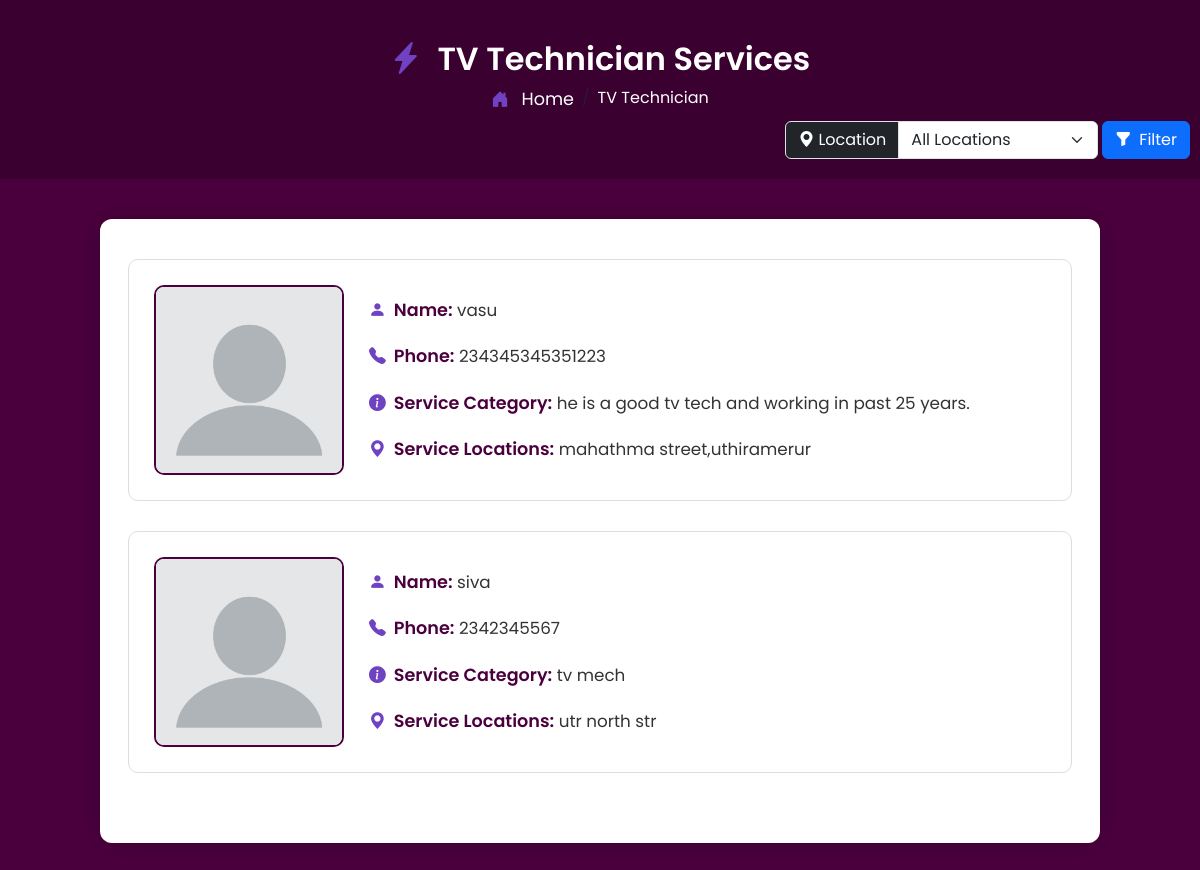
Page /tv/ on the earlier database version.
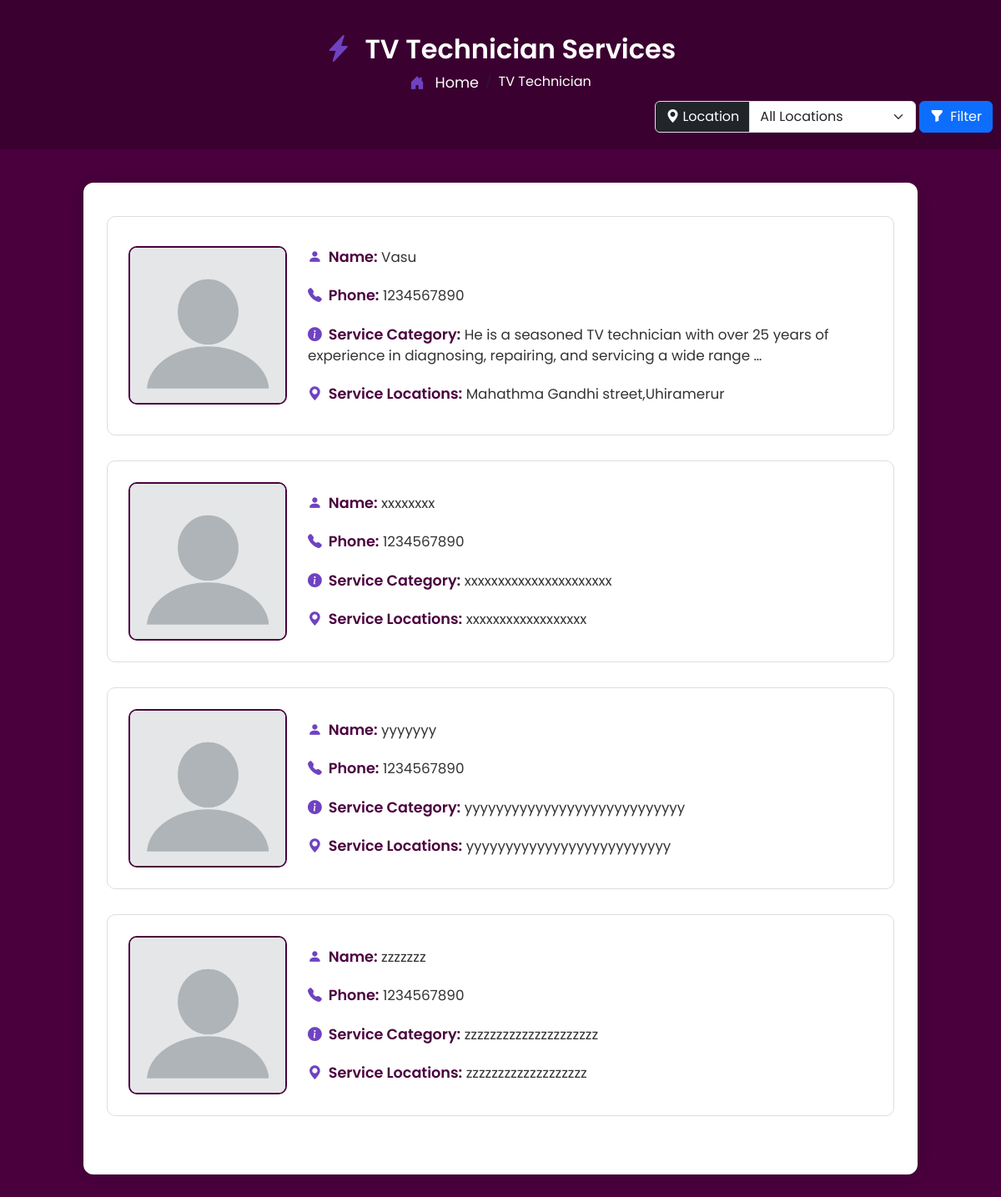
Same page on the later database version.
### myapp/models.py (models this page shows, shortened)
class Service(models.Model):
    SERVICE_CHOICES = [
        ('PLUMBER', 'Plumber'),
        ('ELECTRICIAN', 'Electrician'),
        ('CARPENTER', 'Carpenter'),
        ('TV TECH', 'TV Technician'),
    ]
    name = models.CharField(max_length=100)
    service_type = models.CharField(max_length=50, choices=SERVICE_CHOICES)
    description = models.TextField()
    address = models.CharField(max_length=255, blank=True, null=True)
    contact_no = models.CharField(max_length=15, blank=True, null=True)
    created_at = models.DateTimeField(auto_now_add=True)
    updated_at = models.DateTimeField(auto_now=True)

### myapp/views.py (the view)
# urls.py: path('tv/', views.tvtech, name='tvtech'),
def tvtech(request):
    selected_location = request.GET.get('location', '')
    services = Service.objects.filter(service_type='TV TECH')
    if selected_location:
        services = services.filter(address__icontains=selected_location)
    locations = Service.objects.filter(service_type='TV TECH') \
                               .values_list('address', flat=True).distinct()
    return render(request, 'tvtech.html', {
        'services': services,
        'locations': locations,
    })

### templates/tvtech.html (shortened to what this page needs)
{% load static %}
<!DOCTYPE html>
<html lang="en">
<head>
    <link href="https://cdn.jsdelivr.net/npm/bootstrap@5.3.3/dist/css/bootstrap.min.css" rel="stylesheet">
    <link href="https://cdn.jsdelivr.net/npm/bootstrap-icons@1.10.5/font/bootstrap-icons.css" rel="stylesheet">
    <link rel="stylesheet" href="{% static 'css/tvtech.css' %}">
</head>
<body>
    <div class="profile-header">
        <h2><i class="bi bi-lightning-charge-fill icon"></i> TV Technician Services</h2>
        <nav aria-label="breadcrumb">
            <ol class="breadcrumb mb-2">
                <li class="breadcrumb-item">
                    <a href="{% url 'homepage' %}">
                        <i class="bi bi-house-door-fill icon"></i> Home
                    </a>
                </li>
                <li class="breadcrumb-item active text-white " aria-current="page">TV Technician</li>
            </ol>
            <div class="d-flex justify-content-between align-items-center">
                <form method="get" action="" class="d-flex align-items-center ms-auto">
                    <div class="input-group me-0">
                        <label class="input-group-text bg-dark text-white" for="locationSelect">
                            <i class="bi bi-geo-alt-fill me-1"></i> Location
                        </label>
                        <select name="location" id="locationSelect" class="form-select" style="width: 200px;">
                            <option value="">All Locations</option>
                        </select>
                    </div>
                    <button type="submit" class="btn btn-primary ms-1" style="height: 38px; border-radius: 0.375rem; display: flex; align-items: center; justify-content: center; margin-right: 10px;">
                        <i class="bi bi-funnel-fill me-2"></i> <span>Filter</span>
                    </button>
                </form>
            </div>
        </nav>
    </div>
    <div class="container profile-container">
        <div class="row">
            {% if services %}
                {% for service in services %}
                    <div class="profile-box">
                        <img src="{% static 'images/logo/profile.webp' %}" alt="Profile Picture">
                        <div class="profile-details">
                            <p><i class="bi bi-person-fill icon"></i><span class="label">Name:</span> {{ service.name }}</p>
                            <p><i class="bi bi-telephone-fill icon"></i><span class="label">Phone:</span> {{ service.contact_no }}</p>
                            <p><i class="bi bi-info-circle-fill icon"></i><span class="label">Service Category:</span> {{ service.description|truncatewords:20 }}</p>
                            <p><i class="bi bi-geo-alt-fill icon"></i><span class="label">Service Locations:</span> {{ service.address }}</p>
                        </div>
                    </div>
                {% endfor %}
            {% else %}
                <p class="no-services"><i class="bi bi-exclamation-circle-fill icon"></i>No TV technician services available at the moment.</p>
            {% endif %}
        </div>
    </div>
</body>
</html>

Differences in the rows shown:
removed Service: name "siva", contact_no "2342345567", description "tv mech", address "utr north str"
changed Service: name "vasu" → "Vasu"; contact_no "234345345351223" → "1234567890"; description "he is a good tv tech and working in past 25 years." → "He is a seasoned TV technician with over 25 years of experience in diagnosing, repairing, and servicing a wide range …"; address "mahathma street,uthiramerur" → "Mahathma Gandhi street,Uhiramerur"
added Service: name "xxxxxxxx", contact_no "1234567890", description "xxxxxxxxxxxxxxxxxxxxxx", address "xxxxxxxxxxxxxxxxxx"
added Service: name "yyyyyyy", contact_no "1234567890", description "yyyyyyyyyyyyyyyyyyyyyyyyyyyy", address "yyyyyyyyyyyyyyyyyyyyyyyyyy"
added Service: name "zzzzzzz", contact_no "1234567890", description "zzzzzzzzzzzzzzzzzzzzz", address "zzzzzzzzzzzzzzzzzzz"
